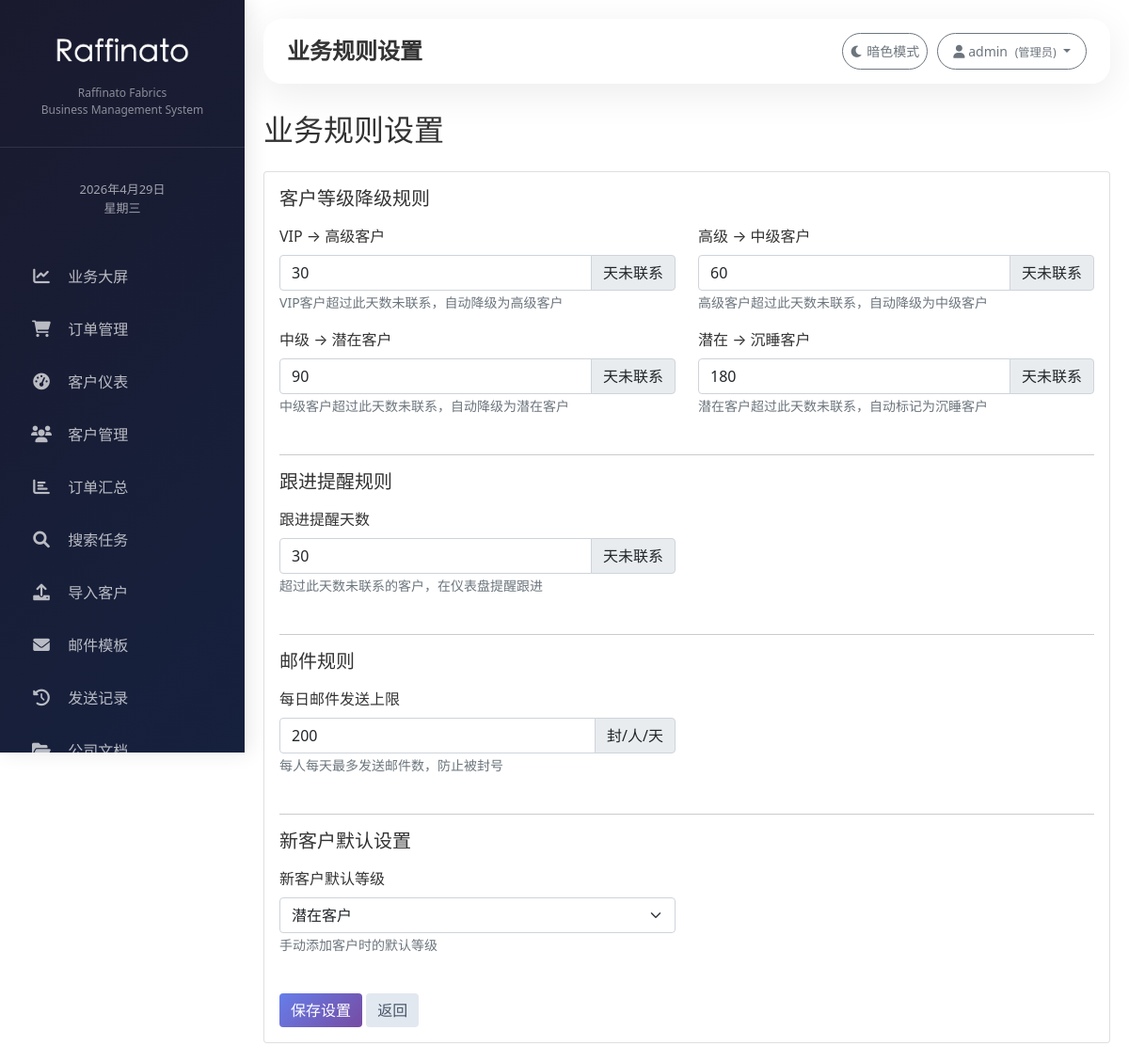
The app's page /settings/business-rules/ (signed in) with its own data.
### customers/models.py (models this page shows, shortened)
class User(AbstractUser):
    ROLE_CHOICES = [
        ('admin', '管理员'),
        ('general_manager', '总经理'),
        ('manager', '部门主管'),
        ('sales', '业务员'),
        ('documentary', '跟单员'),
    ]
    DEPARTMENT_CHOICES = [
        ('international', '外贸部'),
        ('domestic', '内贸部'),
        ('documentary', '跟单部'),
        ('management', '总经办'),
    ]
    role = models.CharField('角色', max_length=20, choices=ROLE_CHOICES, default='sales')
    department = models.CharField('部门', max_length=20, choices=DEPARTMENT_CHOICES, blank=True, null=True)
    real_name = models.CharField('真实姓名', max_length=50, blank=True, null=True)
    phone = models.CharField('手机号', max_length=20, blank=True, null=True)
    groups = models.ManyToManyField(
        'auth.Group',
        related_name='customers_user_set',
        blank=True,
        verbose_name='groups',
        help_text='The groups this user belongs to.',
    )
    user_permissions = models.ManyToManyField(
        'auth.Permission',
        related_name='customers_user_set',
        blank=True,
        verbose_name='user permissions',
        help_text='Specific permissions for this user.',
    )
    class Meta:
        db_table = 'customers_user'  # 避免与 auth_user 冲突
        verbose_name = '用户'
        verbose_name_plural = '用户'

class BusinessRule(models.Model):
    vip_downgrade_days = models.IntegerField('VIP降级天数', default=30, help_text='VIP客户超过多少天未联系降级为高级')
    advanced_downgrade_days = models.IntegerField('高级降级天数', default=60, help_text='高级客户超过多少天未联系降级为中级')
    intermediate_downgrade_days = models.IntegerField('中级降级天数', default=90, help_text='中级客户超过多少天未联系降级为潜在')
    dormant_days = models.IntegerField('沉睡标记天数', default=180, help_text='潜在客户超过多少天未联系标记为沉睡')
    followup_reminder_days = models.IntegerField('跟进提醒天数', default=30, help_text='距离上次联系多少天后提醒跟进')
    daily_email_limit = models.IntegerField('每日邮件上限', default=200, help_text='每人每天最多发送邮件数')
    default_customer_level = models.CharField('新客户默认等级', max_length=20, default='potential',
        choices=[('potential', '潜在客户'), ('intermediate', '中级客户'), ('advanced', '高级客户'), ('vip', 'VIP客户')])
    updated_at = models.DateTimeField('更新时间', auto_now=True)
    class Meta:
        db_table = 'business_rules'
        verbose_name = '业务规则'
        verbose_name_plural = '业务规则'
    @classmethod
    def get_settings(cls):
        settings, created = cls.objects.get_or_create(id=1)
        return settings

### customers/views.py (the view, shortened to what this page needs)
# urls.py: path('settings/business-rules/', views.business_rules_settings, name='business_rules_settings'),
@login_required
def business_rules_settings(request):
    if not (request.user.is_superuser or request.user.role == 'admin'):
        messages.error(request, '您没有权限访问系统设置')
        return redirect('dashboard')
    settings = BusinessRule.get_settings()
    level_choices = [
        ('potential', '潜在客户'),
        ('intermediate', '中级客户'),
        ('advanced', '高级客户'),
        ('vip', 'VIP客户'),
    ]
    return render(request, 'customers/business_rules_settings.html', {
        'settings': settings,
        'level_choices': level_choices,
    })

### templates/customers/business_rules_settings.html (shortened to what this page needs)
{% extends 'base.html' %}
{% block page_title %}业务规则设置{% endblock %}
{% block content %}
<div class="d-flex justify-content-between align-items-center mb-3">
    <h2>业务规则设置</h2>
</div>
<div class="card">
    <div class="card-body">
        <form method="post">
            <h5 class="mb-3">客户等级降级规则</h5>
            <div class="row mb-4">
                <div class="col-md-6 mb-3">
                    <label class="form-label">VIP → 高级客户</label>
                    <div class="input-group">
                        <input type="number" name="vip_downgrade_days" class="form-control" value="{{ settings.vip_downgrade_days }}" min="1" max="365">
                        <span class="input-group-text">天未联系</span>
                    </div>
                    <small class="text-muted">VIP客户超过此天数未联系，自动降级为高级客户</small>
                </div>
                <div class="col-md-6 mb-3">
                    <label class="form-label">高级 → 中级客户</label>
                    <div class="input-group">
                        <input type="number" name="advanced_downgrade_days" class="form-control" value="{{ settings.advanced_downgrade_days }}" min="1" max="365">
                        <span class="input-group-text">天未联系</span>
                    </div>
                    <small class="text-muted">高级客户超过此天数未联系，自动降级为中级客户</small>
                </div>
                <div class="col-md-6 mb-3">
                    <label class="form-label">中级 → 潜在客户</label>
                    <div class="input-group">
                        <input type="number" name="intermediate_downgrade_days" class="form-control" value="{{ settings.intermediate_downgrade_days }}" min="1" max="365">
                        <span class="input-group-text">天未联系</span>
                    </div>
                    <small class="text-muted">中级客户超过此天数未联系，自动降级为潜在客户</small>
                </div>
                <div class="col-md-6 mb-3">
                    <label class="form-label">潜在 → 沉睡客户</label>
                    <div class="input-group">
                        <input type="number" name="dormant_days" class="form-control" value="{{ settings.dormant_days }}" min="1" max="730">
                        <span class="input-group-text">天未联系</span>
                    </div>
                    <small class="text-muted">潜在客户超过此天数未联系，自动标记为沉睡客户</small>
                </div>
            </div>
            <hr>
            <h5 class="mb-3">跟进提醒规则</h5>
            <div class="row mb-4">
                <div class="col-md-6 mb-3">
                    <label class="form-label">跟进提醒天数</label>
                    <div class="input-group">
                        <input type="number" name="followup_reminder_days" class="form-control" value="{{ settings.followup_reminder_days }}" min="1" max="180">
                        <span class="input-group-text">天未联系</span>
                    </div>
                    <small class="text-muted">超过此天数未联系的客户，在仪表盘提醒跟进</small>
                </div>
            </div>
            <hr>
            <h5 class="mb-3">邮件规则</h5>
            <div class="row mb-4">
                <div class="col-md-6 mb-3">
                    <label class="form-label">每日邮件发送上限</label>
                    <div class="input-group">
                        <input type="number" name="daily_email_limit" class="form-control" value="{{ settings.daily_email_limit }}" min="10" max="1000">
                        <span class="input-group-text">封/人/天</span>
                    </div>
                    <small class="text-muted">每人每天最多发送邮件数，防止被封号</small>
                </div>
            </div>
            <hr>
            <h5 class="mb-3">新客户默认设置</h5>
            <div class="row mb-4">
                <div class="col-md-6 mb-3">
                    <label class="form-label">新客户默认等级</label>
                    <select name="default_customer_level" class="form-select">
                        {% for value, label in level_choices %}
                        <option value="{{ value }}" {% if settings.default_customer_level == value %}selected{% endif %}>{{ label }}</option>
                        {% endfor %}
                    </select>
                    <small class="text-muted">手动添加客户时的默认等级</small>
                </div>
            </div>
            <div class="mt-3">
                <button type="submit" class="btn btn-primary">保存设置</button>
                <a href="{% url 'dashboard' %}" class="btn btn-secondary">返回</a>
            </div>
        </form>
    </div>
</div>
{% endblock %}

### templates/base.html (shortened to what this page needs)
<!DOCTYPE html>
<html lang="zh-CN">
<head>
    <link href="https://cdn.jsdelivr.net/npm/bootstrap@5.1.3/dist/css/bootstrap.min.css" rel="stylesheet">
    <link rel="stylesheet" href="https://cdnjs.cloudflare.com/ajax/libs/font-awesome/6.0.0/css/all.min.css">
    {% load static %}
    <link rel="stylesheet" href="{% static 'css/custom.css' %}">
</head>
<body>
<body>
<div class="sidebar">
    <div class="sidebar-logo" style="padding: 30px 20px; text-align: center; border-bottom: 1px solid rgba(255,255,255,0.1);">
        <img src="/media/logo/logo.png" alt="Logo" style="max-width: 150px; max-height: 60px; margin-bottom: 10px;" onerror="this.style.display='none'; this.nextSibling.style.display='block';">
        <p style="color: rgba(255,255,255,0.5); font-size: 0.75rem;">Raffinato Fabrics</p>
        <p style="color: rgba(255,255,255,0.5); font-size: 0.75rem;">Business Management System</p>
    </div>
<div class="sidebar-date" style="padding: 15px 20px; text-align: center;">
    <div id="currentDate" style="color: rgba(255,255,255,0.6); font-size: 13px;"></div>
</div>
    <ul class="nav flex-column" style="padding: 20px 0;">
    <li class="nav-item"><a class="nav-link" href="{% url 'stats_dashboard' %}" data-url="{% url 'stats_dashboard' %}"><i class="fas fa-chart-line"></i> 业务大屏</a></li>
    <li class="nav-item"><a class="nav-link" href="/customers/orders/" data-url="/customers/orders/"><i class="fas fa-shopping-cart"></i> 订单管理</a></li>
    <li class="nav-item"><a class="nav-link" href="{% url 'dashboard' %}" data-url="{% url 'dashboard' %}"><i class="fas fa-tachometer-alt"></i> 客户仪表</a></li>
    <li class="nav-item"><a class="nav-link" href="{% url 'customer_list' %}" data-url="{% url 'customer_list' %}"><i class="fas fa-users"></i> 客户管理</a></li>
    <li class="nav-item"><a class="nav-link" href="{% url 'order_summary' %}" data-url="{% url 'order_summary' %}"><i class="fas fa-chart-bar"></i> 订单汇总</a></li>
    <li class="nav-item"><a class="nav-link" href="{% url 'search_task_list' %}" data-url="{% url 'search_task_list' %}"><i class="fas fa-search"></i> 搜索任务</a></li>
    <li class="nav-item"><a class="nav-link" href="{% url 'import_customers' %}" data-url="{% url 'import_customers' %}"><i class="fas fa-upload"></i> 导入客户</a></li>
    <li class="nav-item"><a class="nav-link" href="/templates/" data-url="/templates/"><i class="fas fa-envelope"></i> 邮件模板</a></li>
    <li class="nav-item"><a class="nav-link" href="/send-logs/" data-url="/send-logs/"><i class="fas fa-history"></i> 发送记录</a></li>
    <li class="nav-item"><a class="nav-link" href="{% url 'document_list' %}" data-url="{% url 'document_list' %}"><i class="fas fa-folder-open"></i> 公司文档</a></li>
</ul>
</div>
<div class="main-content">
<div style="display: flex; justify-content: space-between; align-items: center; border-radius: 20px; padding: 15px 25px; margin-bottom: 30px; box-shadow: 0 10px 40px rgba(0,0,0,0.08);">
    <div style="display: flex; align-items: center; gap: 15px;">
        <h1 style="font-size: 1.5rem; font-weight: 600; margin: 0;">{% block page_title %}客户管理{% endblock %}</h1>
    </div>
    <div style="display: flex; gap: 10px;">
        <button id="darkModeToggle" class="btn btn-sm btn-outline-secondary" style="border-radius: 40px;">
            <i class="fas fa-moon"></i> 暗色模式
        </button>
        <div class="dropdown">
            <button class="btn btn-sm btn-outline-secondary dropdown-toggle" style="border-radius: 40px; padding: 8px 16px;" data-bs-toggle="dropdown">
                <i class="fas fa-user"></i>
                <span>{{ user.real_name|default:user.username }}</span>
                <small class="text-muted ms-1">({{ user.get_role_display }})</small>
            </button>
        </div>
    </div>
</div>
    <div class="toast-container position-fixed bottom-0 end-0 p-3" style="z-index: 1100;">
    </div>
    {% block content %}
    {% endblock %}
</div>
</body>
</html>

### static/css/custom.css (style rules this page uses)
.sidebar { position: fixed; top: 0; bottom: 0; left: 0; width: 280px; background: linear-gradient(135deg, #1a1a2e 0%, #16213e 100%); box-shadow: 4px 0 20px rgba(0,0,0,0.1); z-index: 100; transition: all 0.3s ease; }
.sidebar .nav-link { font-weight: 500; color: rgba(255,255,255,0.7); padding: 12px 20px; margin: 4px 12px; border-radius: 12px; transition: all 0.3s ease; }
.sidebar .nav-link i { margin-right: 12px; width: 24px; text-align: center; font-size: 1.1rem; }
.sidebar-logo { padding: 30px 20px; text-align: center; border-bottom: 1px solid rgba(255,255,255,0.1); margin-bottom: 20px; }
.sidebar-logo p { color: rgba(255,255,255,0.5); font-size: 0.75rem; margin: 0; }
.main-content { margin-left: 280px; padding: 25px 35px; min-height: 100vh; }

### templates/base.html (style rules this page uses)
.sidebar { background: linear-gradient(135deg, #1a2a3a 0%, #0f172a 100%); }
.btn-primary { background: linear-gradient(135deg, #667eea, #764ba2); border: none; color: white; }
.btn-secondary { background-color: #e2e8f0; border: none; color: #475569; }
* { margin: 0; padding: 0; box-sizing: border-box; }
body { overflow-x: hidden; }
.sidebar { position: fixed; top: 0; left: 0; height: 100vh; width: 260px; background: linear-gradient(135deg, #1a1a2e 0%, #16213e 100%); z-index: 1000; overflow-y: auto; }
.main-content { margin-left: 260px; padding: 20px; width: calc(100% - 260px); max-width: 100%; overflow-x: hidden; }
:root { --bg-color: #ffffff; --text-color: #333333; --card-bg: #f8f9fa; }
body { background-color: var(--bg-color); color: var(--text-color); transition: background-color 0.2s, color 0.2s; }

### records on screen
User: real_name "admin", role "管理员"
BusinessRule: vip_downgrade_days "30", advanced_downgrade_days "60", intermediate_downgrade_days "90", dormant_days "180", followup_reminder_days "30", daily_email_limit "200", default_customer_level "潜在客户"
